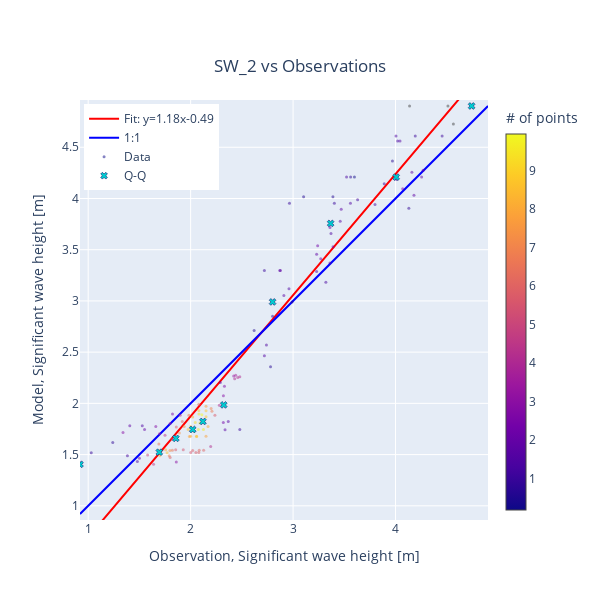

Notebook cell for this chart:
### Code cell
cc.scatter(model="SW_2", area=polygon, backend='plotly')

### Figure 1 — Plotly figure (JSON) as saved in the notebook; plotly's stock layout.template omitted (floating-point values rounded to 4 significant figures; data arrays with more than 128 entries replaced by an {"elided": "..."} marker saying what was removed)
{"data": [{"line": {"color": "red"}, "mode": "lines", "name": "Fit: y=1.18x-0.49", "type": "scatter", "x": {"elided": "133 float values"}, "y": {"elided": "133 float values"}}, {"line": {"color": "blue"}, "mode": "lines", "name": "1:1", "type": "scatter", "x": [0.92, 4.903], "y": [0.92, 4.903]}, {"marker": {"color": {"elided": "133 float values"}, "colorbar": {"thickness": 20, "title": {"text": "# of points"}}, "opacity": 0.5, "size": 3}, "mode": "markers", "name": "Data", "type": "scatter", "x": {"elided": "133 float values"}, "y": {"elided": "133 float values"}}, {"marker": {"color": "darkturquoise", "line": {"color": "midnightblue", "width": 0.6}, "symbol": "x"}, "mode": "markers", "name": "Q-Q", "type": "scatter", "x": [0.92, 1.694, 1.856, 2.02, 2.12, 2.323, 2.8, 3.367, 4.007, 4.743], "y": [1.405, 1.523, 1.658, 1.745, 1.823, 1.985, 2.99, 3.757, 4.209, 4.903]}], "layout": {"height": 600, "legend": {"x": 0.01, "y": 0.99}, "title": {"text": "SW_2 vs Observations", "x": 0.5, "xanchor": "center", "y": 0.9, "yanchor": "top"}, "width": 600, "xaxis": {"range": [0.92, 4.903], "title": {"text": "Observation, Significant wave height [m]"}}, "yaxis": {"range": [0.92, 4.903], "scaleanchor": "x", "scaleratio": 1, "title": {"text": "Model, Significant wave height [m]"}}}}
